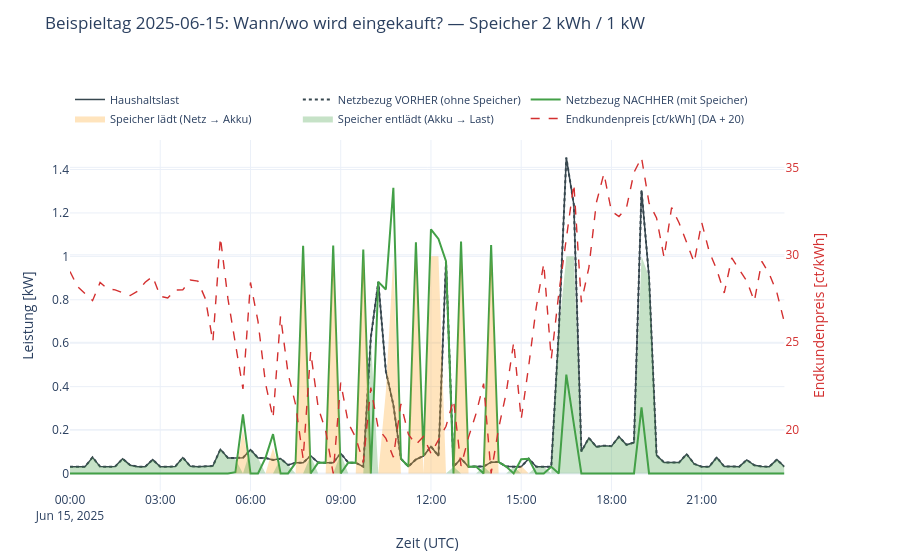

Source (notebook cell):
### Markdown cell above
### Schritt 6: Wann/wo wird eingekauft? — Beispieltag vor/nach Optimierung

Statt 4 Beispielwochen zeigt der folgende Plot kompakt **einen einzelnen Tag**
(Standard: `2025-06-15`) und vergleicht **Vorher** (kein Speicher, Netzbezug =
Last) mit **Nachher** (2 kWh / 1 kW Speicher, Netzbezug verschiebt sich auf
billige Stunden). Die zweite y-Achse zeigt den DA-Preis als Treiber.

### Code cell
# Schritt 6: Beispieltag — Netzbezug Vorher vs Nachher (2 kWh / 1 kW)
KAP, LEIS = 2.0, 1.0   # bester Trade-off aus Schritt 5

n_opt = optimiere_heimspeicher(tag, KAP, LEIS)

# Zeitreihen aus PyPSA holen (MW → kW)
netz_vorher_kw  = n_ref.generators_t.p["netz"]      * 1e3   # = Last (kein Speicher)
netz_nachher_kw = n_opt.generators_t.p["netz"]      * 1e3   # Last + Laden − Entladen
p_speicher_kw   = n_opt.storage_units_t.p["speicher"] * 1e3
entladung_kw    = p_speicher_kw.clip(lower=0)
ladung_kw       = (-p_speicher_kw).clip(lower=0)
last_kw         = tag["load"]

# Endkundenpreis = DA + Retail-Aufschlag (in ct/kWh) — was die Studentin zahlt
endkunde_ct_kwh = (tag["price"] + RETAIL_EUR_KWH) * 100

# Farb-Konvention
PRICE_COLOR   = "#D32F2F"
LAST_COLOR    = "#37474F"
NACHHER_COLOR = "#43A047"
LADUNG_FILL   = "rgba(255,167,38,0.30)"
ENTLAD_FILL   = "rgba(67,160,71,0.30)"

fig = make_subplots(specs=[[{"secondary_y": True}]])

fig.add_scatter(x=last_kw.index, y=last_kw.values, mode="lines",
                line=dict(color=LAST_COLOR, width=1.5),
                name="Haushaltslast")
fig.add_scatter(x=netz_vorher_kw.index, y=netz_vorher_kw.values, mode="lines",
                line=dict(color=LAST_COLOR, width=2, dash="dot"),
                name="Netzbezug VORHER (ohne Speicher)")
fig.add_scatter(x=netz_nachher_kw.index, y=netz_nachher_kw.values, mode="lines",
                line=dict(color=NACHHER_COLOR, width=2),
                name="Netzbezug NACHHER (mit Speicher)")
fig.add_scatter(x=ladung_kw.index, y=ladung_kw.values, mode="lines",
                line=dict(width=0),
                fill="tozeroy", fillcolor=LADUNG_FILL,
                name="Speicher lädt (Netz → Akku)", hoverinfo="skip")
fig.add_scatter(x=entladung_kw.index, y=entladung_kw.values, mode="lines",
                line=dict(width=0),
                fill="tozeroy", fillcolor=ENTLAD_FILL,
                name="Speicher entlädt (Akku → Last)", hoverinfo="skip")

# Rechte Achse: ENDKUNDENPREIS (DA + Retail) in ct/kWh, rot
fig.add_scatter(x=tag.index, y=endkunde_ct_kwh.values, mode="lines",
                line=dict(color=PRICE_COLOR, width=1.4, dash="dash"),
                name=f"Endkundenpreis [ct/kWh] (DA + {RETAIL_EUR_KWH*100:.0f})",
                yaxis="y2")

fig.update_yaxes(title_text="Leistung [kW]", secondary_y=False)
fig.update_yaxes(title_text="Endkundenpreis [ct/kWh]", secondary_y=True, color=PRICE_COLOR)
fig.update_layout(
    template="plotly_white",
    title=dict(
        text=f"Beispieltag {TAG}: Wann/wo wird eingekauft? — Speicher 2 kWh / 1 kW",
        y=0.97,
    ),
    height=560,
    margin=dict(t=140, b=60, l=70, r=70),
    legend=dict(
        orientation="h", yanchor="bottom", y=1.02,
        xanchor="left", x=0,
        bgcolor="rgba(255,255,255,0)",
        font=dict(size=11),
    ),
    xaxis=dict(title="Zeit (UTC)"),
)
fig.show()

# Kennzahlen Vorher/Nachher
kosten_vorher  = n_ref.objective
kosten_nachher = n_opt.objective
print()
print(f"  Kosten VORHER (ohne Speicher):   {kosten_vorher:6.3f} €")
print(f"  Kosten NACHHER (2 kWh / 1 kW):   {kosten_nachher:6.3f} €")
print(f"  Ersparnis:                       {kosten_vorher - kosten_nachher:6.3f} €  "
      f"({100*(kosten_vorher - kosten_nachher)/kosten_vorher:+.1f} %)")
print(f"  Geladen (Netz → Akku):           {(ladung_kw*0.25).sum():5.2f} kWh")
print(f"  Entladen (Akku → Last):          {(entladung_kw*0.25).sum():5.2f} kWh")
